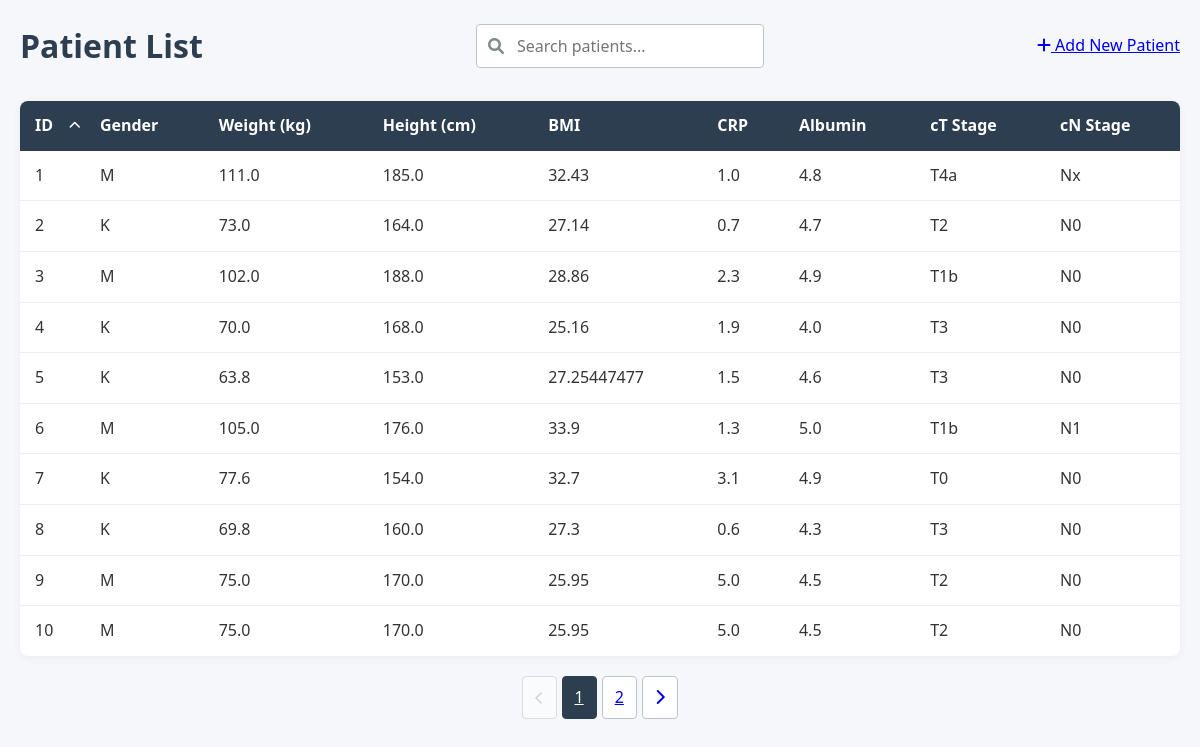
The page / on the database its author committed.
### models.py (models this page shows, shortened)
class Patient(db.Model):
    id = db.Column(db.Integer, primary_key=True)
    gender = db.Column(db.String(1), nullable=False)        # 'M' lub 'K'
    weight = db.Column(db.Float, nullable=False)            # waga w kg (wartości numeryczne)
    height = db.Column(db.Float, nullable=False)            # wzrost w cm (wartości numeryczne)
    bmi = db.Column(db.Float, nullable=False)               # BMI (wartości numeryczne)
    CRP = db.Column(db.Float, nullable=False)               # CRP (wartości numeryczne)
    Alb = db.Column(db.Float, nullable=False)               # Alb (wartości numeryczne)
    WCC = db.Column(db.Float, nullable=False)               # WCC (wartości numeryczne)
    NEU = db.Column(db.Float, nullable=False)               # NEU (wartości numeryczne)
    total_protein = db.Column(db.Float, nullable=False)     # białko całkowite (wartości numeryczne)
    pT = db.Column(db.String(10), nullable=False)           # stadium T (wartości kategoryczne)
    pN = db.Column(db.String(10), nullable=False)           # stadium N (wartości kategoryczne)
    pM = db.Column(db.String(10), nullable=False)           # stadium M (wartości kategoryczne)
    PNI = db.Column(db.Integer, nullable=False)             # PNI (wartości numeryczne 0-1)
    GRADING = db.Column(db.String(10), nullable=False)      # stopień zróżnicowania (wartości kategoryczne)
    Lauren = db.Column(db.String(10), nullable=False)       # typ Lauren (wartości kategoryczne)
    CTH_preop = db.Column(db.String(10), nullable=False)    # chemioterapia przedoperacyjna (wartości kategoryczne)
    cycles_number = db.Column(db.Integer, nullable=False)   # liczba cykli chemioterapii (wartości numeryczne)
    leukocytes = db.Column(db.Float, nullable=True)        # NEW: total leukocytes count (nullable)
    pni_float = db.Column(db.Float, nullable=True)         # NEW: float PNI value (nullable)
    predictions = db.relationship('Prediction', backref='patient', lazy=True)

### app.py (the view, shortened to what this page needs)
    @app.route('/')
    def index():
        search_query = request.args.get('search', '')
        page = request.args.get('page', 1, type=int)
        per_page = 10
        sort_by = request.args.get('sort', 'id')  # Default sort by ID
        sort_order = request.args.get('order', 'asc')  # Default ascending
        base_query = Patient.query
        if sort_by == 'weight':
            sort_column = Patient.weight
        elif sort_by == 'height':
            sort_column = Patient.height
        elif sort_by == 'bmi':
            sort_column = Patient.bmi
        elif sort_by == 'CRP':
            sort_column = Patient.CRP
        elif sort_by == 'Alb':
            sort_column = Patient.Alb
        elif sort_by == 'pT':
            sort_column = Patient.pT
        elif sort_by == 'pN':
            sort_column = Patient.pN
        elif sort_by == 'id':
            sort_column = Patient.id
        else:  # Default case
            sort_column = Patient.id
        if sort_order == 'desc':
            patients = base_query.order_by(sort_column.desc())
        else:
            patients = base_query.order_by(sort_column.asc())
        patients = patients.paginate(page=page, per_page=per_page)
        return render_template('index.html',
                            patients=patients,
                            search_query=search_query,
                            sort_by=sort_by,
                            sort_order=sort_order)

### templates/index.html (shortened to what this page needs)
{% extends "base.html" %}
{% block content %}
<header>
    <h1>Patient List</h1>
    <div class="search-container">
        <i class="fas fa-search"></i>
        <form method="get" action="{{ url_for('index') }}">
            <input type="text" name="search" placeholder="Search patients..."
                   value="{{ search_query }}" id="searchInput">
        </form>
    </div>
    <div class="actions">
        <a href="{{ url_for('new_patient') }}" class="btn-add">
            <i class="fas fa-plus"></i> Add New Patient
        </a>
    </div>
</header>
<div class="patient-table-container">
    <table class="patient-table">
        <thead>
            <tr>
                <th class="sortable {% if sort_by == 'id' %}sorted-{{ sort_order }}{% endif %}"
                    data-sort="id">
                    ID {% if sort_by == 'id' %}
                        <i class="fas fa-chevron-{% if sort_order == 'asc' %}up{% else %}down{% endif %}"></i>
                    {% endif %}
                </th>
                <th>Gender</th>
                <th>Weight (kg)</th>
                <th>Height (cm)</th>
                <th>BMI</th>
                <th>CRP</th>
                <th>Albumin</th>
                <th>cT Stage</th>
                <th>cN Stage</th>
            </tr>
        </thead>
        <tbody>
            {% for patient in patients.items %}
            <tr class="patient-row" onclick="window.location='{{ url_for('patient_detail', patient_id=patient.id) }}'">
                <td>{{ patient.id }}</td>
                <td>{{ patient.gender }}</td>
                <td>{{ patient.weight }}</td>
                <td>{{ patient.height }}</td>
                <td>{{ patient.bmi }}</td>
                <td>{{ patient.CRP }}</td>
                <td>{{ patient.Alb }}</td>
                <td>{{ patient.pT }}</td>
                <td>{{ patient.pN }}</td>
            </tr>
            {% endfor %}
        </tbody>
    </table>
</div>
<div class="pagination">
    {% if patients.has_prev %}
        <a href="{{ url_for('index', page=patients.prev_num, search=search_query) }}"
           class="pagination-button">
            <i class="fas fa-chevron-left"></i>
        </a>
    {% else %}
        <button class="pagination-button" disabled>
            <i class="fas fa-chevron-left"></i>
        </button>
    {% endif %}
    {% for page_num in patients.iter_pages() %}
        {% if page_num %}
            <a href="{{ url_for('index', page=page_num, search=search_query) }}"
               class="pagination-button {% if page_num == patients.page %}active{% endif %}">
                {{ page_num }}
            </a>
        {% else %}
            <span class="pagination-ellipsis">...</span>
        {% endif %}
    {% endfor %}
    {% if patients.has_next %}
        <a href="{{ url_for('index', page=patients.next_num, search=search_query) }}"
           class="pagination-button">
            <i class="fas fa-chevron-right"></i>
        </a>
    {% else %}
        <button class="pagination-button" disabled>
            <i class="fas fa-chevron-right"></i>
        </button>
    {% endif %}
</div>
{% endblock %}

### static/css/styles.css (style rules this page uses)
:root { --primary-color: #2c3e50; --secondary-color: #3498db; --accent-color: #e74c3c; --light-gray: #ecf0f1; --medium-gray: #bdc3c7; --dark-gray: #7f8c8d; --success-color: #2ecc71; --warning-color: #f39c12; --danger-color: #e74c3c; }
* { margin: 0; padding: 0; box-sizing: border-box; font-family: 'Segoe UI', Tahoma, Geneva, Verdana, sans-serif; }
body { background-color: #f5f7fa; color: #333; line-height: 1.6; }
header { margin-bottom: 30px; display: flex; justify-content: space-between; align-items: center; flex-wrap: wrap; gap: 20px; }
h1 { color: var(--primary-color); font-weight: 600; }
.search-container { position: relative; min-width: 250px; }
.search-container i { position: absolute; left: 12px; top: 50%; transform: translateY(-50%); color: var(--dark-gray); }
.search-container input { width: 100%; padding: 10px 15px 10px 40px; border: 1px solid var(--medium-gray); border-radius: 4px; font-size: 16px; transition: border-color 0.3s; }
.patient-table-container { background: white; border-radius: 8px; box-shadow: 0 2px 10px rgba(0, 0, 0, 0.05); overflow: hidden; margin-bottom: 20px; }
.patient-table { width: 100%; border-collapse: collapse; }
.patient-table th { background-color: var(--primary-color); color: white; padding: 12px 15px; text-align: left; }
.patient-table td { padding: 12px 15px; border-bottom: 1px solid var(--light-gray); }
.patient-table tr:last-child td { border-bottom: none; }
.patient-row { transition: background-color 0.2s; cursor: pointer; }
.pagination { display: flex; justify-content: center; gap: 5px; margin-top: 20px; }
.pagination-button { padding: 8px 12px; border: 1px solid var(--medium-gray); background: white; border-radius: 4px; cursor: pointer; transition: all 0.2s; }
.pagination-button.active { background: var(--primary-color); color: white; border-color: var(--primary-color); }
.pagination-button:disabled { opacity: 0.5; cursor: not-allowed; }
.sortable { cursor: pointer; position: relative; padding-right: 20px; transition: background-color 0.2s; }
.sortable i { position: absolute; right: 5px; top: 50%; transform: translateY(-50%); font-size: 12px; }
.sorted-asc { background-color: rgba(52, 152, 219, 0.1); }

### rows shown on the page
Patient: id "1", gender "M", weight "111.0", height "185.0", bmi "32.43", CRP "1.0", Alb "4.8", pT "T4a", pN "Nx"
Patient: id "2", gender "K", weight "73.0", height "164.0", bmi "27.14", CRP "0.7", Alb "4.7", pT "T2", pN "N0"
Patient: id "3", gender "M", weight "102.0", height "188.0", bmi "28.86", CRP "2.3", Alb "4.9", pT "T1b", pN "N0"
Patient: id "4", gender "K", weight "70.0", height "168.0", bmi "25.16", CRP "1.9", Alb "4.0", pT "T3", pN "N0"
Patient: id "5", gender "K", weight "63.8", height "153.0", bmi "27.25447477", CRP "1.5", Alb "4.6", pT "T3", pN "N0"
Patient: id "6", gender "M", weight "105.0", height "176.0", bmi "33.9", CRP "1.3", Alb "5.0", pT "T1b", pN "N1"
Patient: id "7", gender "K", weight "77.6", height "154.0", bmi "32.7", CRP "3.1", Alb "4.9", pT "T0", pN "N0"
Patient: id "8", gender "K", weight "69.8", height "160.0", bmi "27.3", CRP "0.6", Alb "4.3", pT "T3", pN "N0"
Patient: id "9", gender "M", weight "75.0", height "170.0", bmi "25.95", CRP "5.0", Alb "4.5", pT "T2", pN "N0"
Patient: id "10", gender "M", weight "75.0", height "170.0", bmi "25.95", CRP "5.0", Alb "4.5", pT "T2", pN "N0"

### other values the page prints
{{ page_num }} "1" "2"
